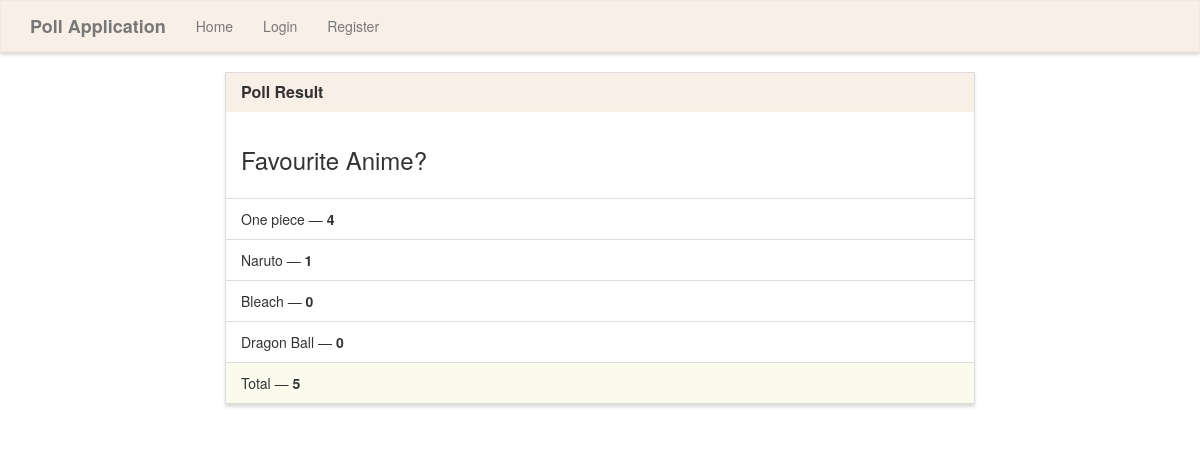
Page /results/1/ on the earlier database version.
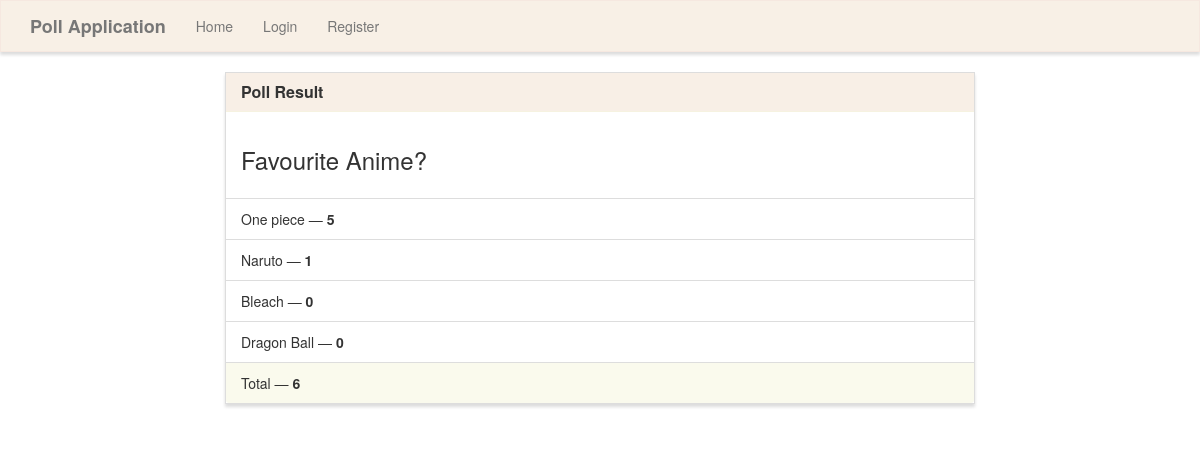
Same page on the later database version.
### poll/models.py (models this page shows, shortened)
class Poll(models.Model):
    question = models.TextField()
    option_one = models.CharField(max_length=30)
    option_two = models.CharField(max_length=30)
    option_three = models.CharField(max_length=30)
    option_four = models.CharField(max_length=30)
    date_posted = models.DateTimeField(default=timezone.now)
    author = models.ForeignKey(User,default = 1,on_delete=models.CASCADE)
    option_one_count = models.IntegerField(default=0)
    option_two_count = models.IntegerField(default=0)
    option_three_count = models.IntegerField(default=0)
    option_four_count = models.IntegerField(default=0)
    def total(self):
        return self.option_one_count + self.option_two_count + self.option_three_count + self.option_four_count

### poll/views.py (the view)
# urls.py: path('results/<poll_id>/', poll_views.results, name='results'),
def results(request, poll_id):
    poll = Poll.objects.get(pk=poll_id)
    context = {
        'poll' : poll
    }
    return render(request, 'poll/results.html', context)

### poll/templates/poll/results.html (shortened to what this page needs)
{% extends "poll/base.html" %}
{% block content %}
<div class="row">
    <div class="col-lg-8 col-lg-offset-2">
        <div class="panel panel-default">
            <div class="panel-heading">
                <h3 class="panel-title">Poll Result</h3>
            </div>
            <div class="panel-body">
                <h3>{{ poll.question }}</h3>
            </div>
            <ul class="list-group">
                <li class="list-group-item">{{ poll.option_one }} &mdash; <strong>{{ poll.option_one_count }}</strong></li>
                <li class="list-group-item">{{ poll.option_two }} &mdash; <strong>{{ poll.option_two_count }}</strong></li>
                <li class="list-group-item">{{ poll.option_three }} &mdash; <strong>{{ poll.option_three_count }}</strong></li>
                <li class="list-group-item">{{ poll.option_four }} &mdash; <strong>{{ poll.option_four_count }}</strong></li>
            </ul>
            <div class="panel-footer">
                Total &mdash; <strong>{{ poll.total }}</strong>
            </div>
        </div>
    </div>
</div>
{% endblock %}

Differences in the rows shown:
changed Poll "Favourite Anime?": option_one_count "4" → "5"; total "5" → "6"
